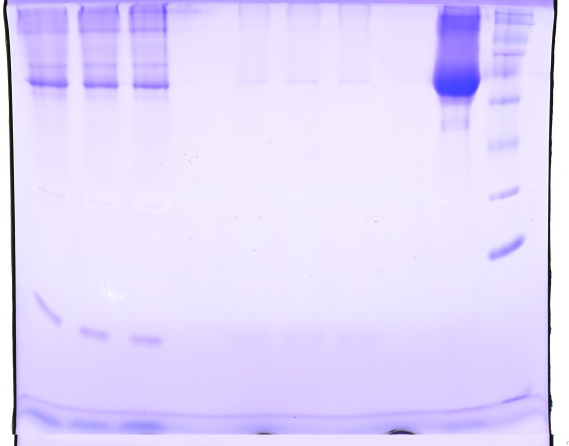
#> input picture BIA_GO.png, 1137 x 892 px (shown at 1/2 size)
$ jupyter execute --allow-errors 'Análise de Gel.ipynb'
#> lines starting #> are read from the running program, lines starting #| are printed output that depends on the picture
**OBJETIVO:** FAZER UM ALGORITMO CAPAZ DE ANALISAR AS COLUNAS DE UMA IMAGEM DE GEL DE CORRIDA E CONSTRUIR UM GRÁFICO COM BASE NA INTENSIDADE DA COR BRANCA DE CADA BANDA.

**Programadores:** André Araújo e Beatriz Borges

**Contato:** andre.araujocaetano.profissional@gmail.com / beatrizborgesribeiro2@gmail.com

## Bibliotecas

**Bibliotecas utilizadas:**

[cell 1]
import random # Gerar números aleatórios
import numpy as np # Cálculo com matrizes
import matplotlib.pyplot as plt # Abrir e gerir gráficos

# Lidar com imagens
from PIL import Image
from skimage import data
from skimage import filters, restoration, util
from skimage.color import rgb2gray
from skimage import io, color
import skimage as ski

## Resumo geral

O **objetivo** do programa codado em python é analisar imagens de géis de corrida de proteína **(SDS-PAGE)**, separados em colunas e analisar a intensidade da luz de cada banda da coluna selecionada para **quantificar** e/ou comparar a presença de proteínas em uma ou mais bandas.

## Funções

[cell 2]
def processamento_imagem(imagem_original, mostrar):
    """Processa a imagem que recebe, transforma na escala de cinza e a devolve em formato de array do numpy

    Args:
      imagem_original: imagem em formato numpy array.
      mostrar: variável do tipo bool que vai definir se no output vai conter ou não a imagem processada.
    """

    altura, largura, channels = imagem_original.shape # Obter os tamanhos da imagem
    print(f"Tamanho da imagem: {largura} x {altura} pixels") # Mostrar os tamanhos da imagem

    gray_image = color.rgb2gray(imagem_original) # Transformar na escala de preto e branco
    gray_image = 1 - gray_image # inverter onde esta branco vira preto e vice versa

    if mostrar == True: # se True então você verá a imagem no output

        plt.imshow(gray_image, cmap='gray')
        plt.title('Imagem em Preto e Branco')
        plt.subplots_adjust(left=1, right=4.0, top=1, bottom=0.2)  # Ajuste das margens
        plt.axis()
        plt.show()

    return gray_image

def recortar_imagem(imagem_cinza, x_coordenadas, y_coordenadas, mostrar):
    """Recorta a imagem que recebe para as bandas que você escolher seguindo a lógica de pixeis

    Args:
      imagem_cinza: imagem tratada em grayscale com a função anterior.
      x_coordenadas: lista contendo os pontos de corte do eixo x.
      y-coordenadas: lista contendo os pontos de corte do eixo y.
      mostrar: variável do tipo bool que vai definir se no output vai conter ou não a imagem cortada.
    """

    x_inicial = x_coordenadas[0] # x começo do recorte
    x_final = x_coordenadas[1] # x  fim do recorte

    y_inicial = y_coordenadas[0] # y começo do recorte
    y_final = y_coordenadas[1] # y fim do recorte

    recorte = imagem_cinza[y_inicial:y_final, x_inicial:x_final] # recortar a imagem tratada nos pontos de interesse

    x_line = recorte.shape[1] // 2 # traçar uma linha no meio da imagem recortada para obter os dados de intensidade de luz

    if mostrar == True: # se sim vai plotar o recorte e o ponto traçado

        fig, axes = plt.subplots(1, 2, figsize=(12, 6))

        # Primeiro gráfico: Recorte da Imagem
        axes[0].imshow(recorte, cmap='gray')
        axes[0].set_title('Recorte da Imagem')
        axes[0].axis('off')

        # Segundo gráfico: Recorte com Linha Traçada
        axes[1].imshow(recorte, cmap='gray')
        axes[1].axvline(x=x_line, color='red', linestyle='-')
        axes[1].set_title('Recorte com Linha Traçada')
        axes[1].axis('off')

        plt.tight_layout()
        plt.show()

    return recorte # imagem recortada

def plotar_resultados(lista_recorte):
    """Utiliza a lista com cada recorte da imagem do gel para plotar os gráficos e comparar as bandas de cada coluna.

    Args:
      lista_recorte: uma lista contendo cada recorte.
    """

    fig, axes = plt.subplots(1, figsize=(12, 2))
    fig.subplots_adjust(left=0.5, right=2.0, top=1, bottom=0.2)  # Ajuste das margens

    colors = ['red','blue','green','purple', 'black']
    #print(colors)

    n = 0

    for i in lista_recorte:

        cor = colors[n]
        n = n + 1

        x_line = i.shape[1] // 2
        y_coords = np.arange(i.shape[0])
        intensidades = i[:, x_line]

        axes.plot(y_coords, intensidades, color= cor, label=f'Coluna {n}')
        axes.set_xlim(0, len(y_coords) - 1)  # Define os limites do eixo x
        #axes.set_ylim(min(intensidades), max(intensidades) + 0.1)  # Define os limites do eixo y

    axes.legend(fontsize=12)

    axes.set_title('Intensidade ao Longo da Linha')
    axes.set_xlabel('Largura da Linha (pixels)')
    axes.set_ylabel('Intensidade')

    for j in lista_recorte:

        fig, eixo = plt.subplots(1, figsize=(8, 1))

        recorte_rotacionado = np.rot90(j)

        # Segundo gráfico (Imagem de Recorte)
        plt.imshow(recorte_rotacionado, aspect='auto', cmap='gray')
        plt.axis('on')

        # Ajusta o layout para que os subplots não se sobreponham
        plt.tight_layout()
        fig.subplots_adjust(left=2, right=3.4, top=0.8, bottom=0.2)  # Ajuste das margens

        # Exibe os gráficos
        plt.show()

def filtro(imagem, tipo_filtro, sigma = 1):
    """Aplica o filtro media ou gaussiana na imagem

    Args:
      imagem: imagem original sem filtro.
      tipo_filtro: string que contem o tipo de filtro que você deseja utilizar.
      sigma: normalmente definido como 1 mas pode utilizar outro para mudar o desempenho do filtro gaussiana.
    """
    imagem_tratada = 0
    if tipo_filtro == 'media':
        imagem_tratada = filters.median(imagem)

    elif tipo_filtro == 'gaussiana':
        imagem_tratada = filters.gaussian(imagem, sigma)

    else:
        print("Filtro não adicionado/existe")

    return imagem_tratada

## Exemplo de uso

### Com mostrar = True

[cell 3]
imagem_original = io.imread('BIA_GO.png') # Abrir imagem
#> imagem_original is the input picture: shape (892, 1137, 4); mean R, G, B, A 226.1, 216.2, 251.9, 255

imagem_rgb = ski.color.rgba2rgb(imagem_original)

teste1 = filtro(imagem_rgb, 'gaussiana', sigma=1) # aplicar um filtro que reduz ruido (media ou gaussiana)

x_1 = [1000-15, 1000+15] # setar onde você quer os cortes no eixo x (primeiro valor é o inicio e o segundo o fim)
y_1 = [10, 700+50] # setar onde você quer os cortes no eixo y (primeiro valor é o inicio e o segundo o fim)

x_2 = [585, 615]
y_2 = [10, 700+50]

x_3 = [285, 315]
y_3 = [10, 700+50]

mostrar = True # Define se quer ou não que apareçam os gráficos do processo (é importante quando estiver definindo onde cortar a imagem)

[cell 4]
imagem_cinza_1 = processamento_imagem(teste1, mostrar) # transformar a imagem em preto e branco com a função processamento_imagem
#| Tamanho da imagem: 1137 x 892 pixels

[cell 5]
recorte_1 = recortar_imagem(imagem_cinza_1, x_1, y_1, mostrar) # usa a função recortar_imagem para criar 3 regiões de recorte na imagem cinza
recorte_2 = recortar_imagem(imagem_cinza_1, x_2, y_2, mostrar)
recorte_3 = recortar_imagem(imagem_cinza_1, x_3, y_3, mostrar)
#> call 3 of recortar_imagem, with mostrar = True
#> in recortar_imagem (call 3), `plt.show()`:
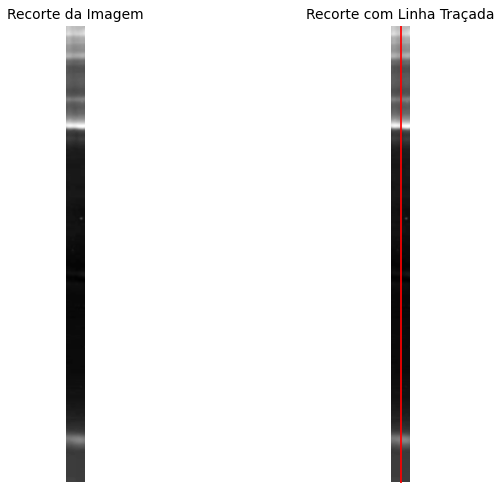
#> figure drawn by matplotlib, 2 panels

[cell 6]
recortes_teste = [recorte_1, recorte_2, recorte_3] # guarda as regiões cortadas em uma lista para plotar os resultados

plotar_resultados(recortes_teste) # usa a função plotar_resultados para visualizar as intensidade de luz em cada banda
#> the loop in plotar_resultados, `for i in lista_recorte: ` made 3 passes
#> cor on passes 1 to 3: 'red', 'blue', 'green'
#> after the loop in plotar_resultados, `for i in lista_recorte:`: n = 3
#> the loop in plotar_resultados, `for j in lista_recorte: ` made 3 passes
#> pass 1, in plotar_resultados, `recorte_rotacionado = np.rot90(j)`:
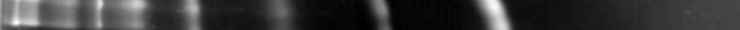
#> recorte_rotacionado: shape (30, 740) float64; min 0.0509, max 0.296, mean 0.106; drawn with min black and max white

### Com mostrar = False

[cell 7]
imagem_original = io.imread('ANDRE_NTC.png') # Abrir imagem
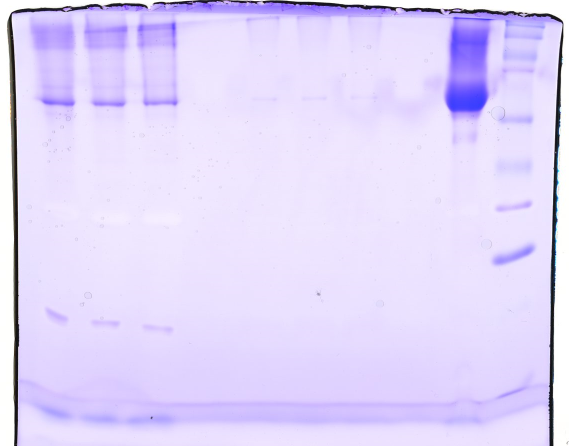
#> input picture ANDRE_NTC.png, 1137 x 892 px (shown at 1/2 size)
#> imagem_original is the input picture: shape (892, 1137, 4); mean R, G, B, A 224.8, 214.3, 250.1, 255

imagem_rgb = ski.color.rgba2rgb(imagem_original)

teste1 = filtro(imagem_rgb, 'gaussiana', sigma=1) # aplicar um filtro que reduz ruido (media ou gaussiana)
#> call 2 of filtro, with tipo_filtro = 'gaussiana', sigma = 1
#> in filtro (call 2), `imagem_tratada = filters.gaussian(imagem, sigma)`:
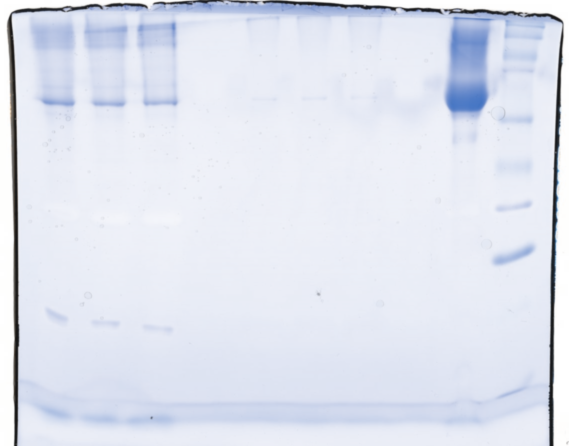
#> imagem_tratada: shape (892, 1137, 3) float64 (shown at 1/2 size); mean R, G, B 0.877, 0.895, 0.941

x_1 = [1010, 1040] # setar onde você quer os cortes no eixo x (primeiro valor é o inicio e o segundo o fim)
y_1 = [30, 700] # setar onde você quer os cortes no eixo y (primeiro valor é o inicio e o segundo o fim)

x_2 = [520, 550]
y_2 = [30, 700]

x_3 = [200, 230]
y_3 = [30, 700]

mostrar = False # Define se quer ou não que apareçam os gráficos do processo (é importante quando estiver definindo onde cortar a imagem)

[cell 8]
recortes_teste = [recorte_1, recorte_2, recorte_3] # guarda as regiões cortadas em uma lista para plotar os resultados

plotar_resultados(recortes_teste) # usa a função plotar_resultados para visualizar as intensidade de luz em cada banda
#> the loop in plotar_resultados (call 2), `for i in lista_recorte: ` made 3 passes
#> the loop in plotar_resultados (call 2), `for j in lista_recorte: ` made 3 passes

## Exemplo de uso dos filtros de redução de ruido

**Objetivo:** Realizar o corte na coluna de escada do gel e plotar ela sem filtro, com filtro de média e com filtro de gaussiana e comparar para ver qual filtro atua melhor.

[cell 9]
imagem_original_sem_filtro = io.imread('ANDRE_NTC.png') # Abrir imagem

imagem_original_sem_filtro = ski.color.rgba2rgb(imagem_original_sem_filtro)

teste_sem_filtro = imagem_original_sem_filtro
teste_com_filtro_gaussiana = filtro(imagem_original_sem_filtro, 'gaussiana', sigma=1)
teste_com_filtro_media = filtro(imagem_original_sem_filtro, 'media', sigma=1)
#> call 4 of filtro, with tipo_filtro = 'media', sigma = 1
#> in filtro (call 4), `imagem_tratada = filters.median(imagem)`:
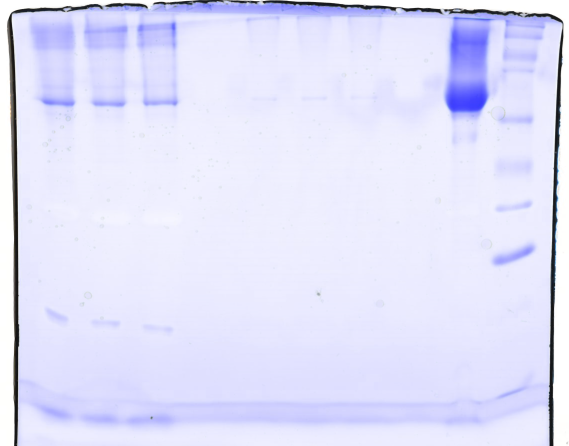
#> imagem_tratada: shape (892, 1137, 3) float64 (shown at 1/2 size); mean R, G, B 0.88, 0.882, 0.979

x_escada = [1010, 1040] # setar onde você quer os cortes no eixo x (primeiro valor é o inicio e o segundo o fim)
y_escada = [30, 700] # setar onde você quer os cortes no eixo y (primeiro valor é o inicio e o segundo o fim)

mostrar = False # Define se quer ou não que apareçam os gráficos do processo (é importante quando estiver definindo onde cortar a imagem)

imagem_cinza_sem_filtro = processamento_imagem(teste_sem_filtro, mostrar) # transformar a imagem em preto e branco com a função processamento_imagem
#| Tamanho da imagem: 1137 x 892 pixels
imagem_cinza_gaussiana = processamento_imagem(teste_com_filtro_gaussiana, mostrar)
#> call 3 of processamento_imagem, with mostrar = False
#| Tamanho da imagem: 1137 x 892 pixels
#> in processamento_imagem (call 3), `gray_image = 1 - gray_image`:
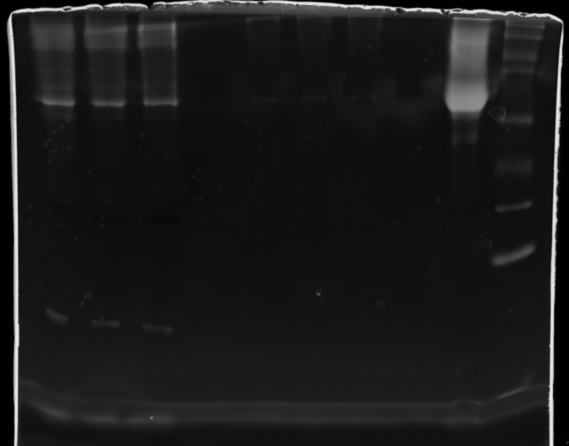
#> gray_image: shape (892, 1137) float64 (shown at 1/2 size); min 0, max 0.926, mean 0.105
imagem_cinza_media = processamento_imagem(teste_com_filtro_media, mostrar)
#| Tamanho da imagem: 1137 x 892 pixels

recorte_1 = recortar_imagem(imagem_cinza_sem_filtro, x_escada, y_escada, mostrar) # usa a função recortar_imagem para criar 3 regiões de recorte na imagem cinza
recorte_2 = recortar_imagem(imagem_cinza_gaussiana, x_escada, y_escada, mostrar)
#> in recortar_imagem (call 5), `recorte = imagem_cinza[y_inicial:y_final, x_inicial:x_final]`:
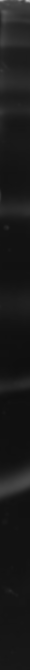
#> recorte: shape (670, 30) float64; min 0.0588, max 0.761, mean 0.105
recorte_3 = recortar_imagem(imagem_cinza_media, x_escada, y_escada, mostrar)

recortes_teste = [recorte_1, recorte_2, recorte_3] # guarda as regiões cortadas em uma lista para plotar os resultados

plotar_resultados(recortes_teste) # usa a função plotar_resultados para visualizar as intensidade de luz em cada banda
#> the loop in plotar_resultados (call 3), `for i in lista_recorte: ` made 3 passes
#> the loop in plotar_resultados (call 3), `for j in lista_recorte: ` made 3 passes
#> pass 1, in plotar_resultados (call 3), `plt.show()`:
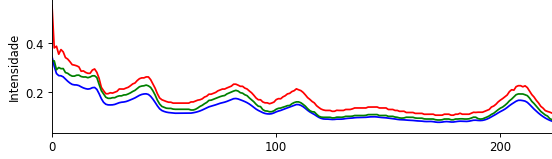
#> figure drawn by matplotlib, 1 panel; curve peaks at x = 0, y = 0.555; curve peaks at x = 0, y = 0.346; curve peaks at x = 1, y = 0.329
#> pass 2, in plotar_resultados (call 3), `recorte_rotacionado = np.rot90(j)`:
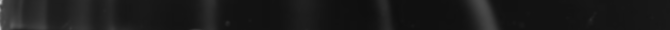
#> recorte_rotacionado: shape (30, 670) float64; min 0.0588, max 0.761, mean 0.105

Como podemos notar ambos os filtros de redução de ruído atuaram muito bem. Tivemos uma grande diferença da coluna 1 (linha vermelha), sem tratamento, para a coluna 2 (linha azul) , que é o filtro utilizando o método da gaussiana, e a coluna 3 (linha verde) que utiliza o filtro das médias.

Em conclusão voce vai ter que variar entre esses dois filtros para o que melhor se adequa nas suas imagens.

# Análise Andre

#> (a cell that did not finish here is left out)

[cell 11]
imagem_cinza_NTC = processamento_imagem(teste1, mostrar) # transformar a imagem em preto e branco com a função processamento_imagem
#| Tamanho da imagem: 1137 x 892 pixels

#> (a cell that did not finish here is left out)

#> (a cell that did not finish here is left out)

# Análise Beatriz

#> (a cell that did not finish here is left out)

#> (a cell that did not finish here is left out)

#> (a cell that did not finish here is left out)

#> (a cell that did not finish here is left out)

#> (a cell that did not finish here is left out)

# Bradford

[cell 19]
bia = [0.03833333, 0.041,0.054667,0.066, 0.085667, 0.115667, 0.136333, 0.181667, 0.205, 0.209667]
#> bia = [0.0383, 0.041, 0.0547, 0.066, 0.0857, 0.116, 0.136, 0.182, 0.205, 0.21]

andre = [0.295333333,0.226, 0.177, 0.193, 0.145667, 0.113667, 0.092, 0.060667, 0.057, 0.032667]
andre.reverse()

certo = [0.0195, 0.04025, 0.063, 0.079, 0.11425, 0.14975, 0.17775, 0.2085, 0.22025, 0.28475]

x = [0.10,0.20,0.30,0.40,0.50,0.60,0.70,0.80,0.90,100]

[cell 20]
plt.figure()
#> (the rest of this cell did not finish here and is left out)

[cell 21]
plt.figure()
#> (the rest of this cell did not finish here and is left out)

[cell 22]
plt.figure()
#> (the rest of this cell did not finish here and is left out)

[cell 23]
import numpy as np
import matplotlib.pyplot as plt
from scipy.optimize import curve_fit

# Dados fornecidos
bia = [0.03833333, 0.041, 0.054667, 0.066, 0.085667, 0.115667, 0.136333, 0.181667, 0.205, 0.209667]
andre = [0.295333333, 0.226, 0.177, 0.193, 0.145667, 0.113667, 0.092, 0.060667, 0.057, 0.032667]
andre.reverse()
certo = [0.0195, 0.04025, 0.063, 0.079, 0.11425, 0.14975, 0.17775, 0.2085, 0.22025, 0.28475]
x = [10, 20, 30, 40, 50, 60, 70, 80, 90, 100]

# Função linear para ajuste
def linear_function(x, a, b):
    return a * x + b

# Ajustar cada conjunto de dados
params_bia, _ = curve_fit(linear_function, x, bia)
params_andre, _ = curve_fit(linear_function, x, andre)
params_certo, _ = curve_fit(linear_function, x, certo)

# Calcular R²
def calculate_r_squared(y, y_fit):
    residuals = y - y_fit
    ss_res = np.sum(residuals**2)
    ss_tot = np.sum((y - np.mean(y))**2)
    r_squared = 1 - (ss_res / ss_tot)
    return r_squared

# Calcular valores ajustados
bia_fit = linear_function(np.array(x), *params_bia)
andre_fit = linear_function(np.array(x), *params_andre)
certo_fit = linear_function(np.array(x), *params_certo)

# Calcular R² para cada ajuste
r2_bia = calculate_r_squared(np.array(bia), bia_fit)
r2_andre = calculate_r_squared(np.array(andre), andre_fit)
r2_certo = calculate_r_squared(np.array(certo), certo_fit)

# Plotar os dados e os ajustes
fig, axs = plt.subplots(1, 3, figsize=(18, 6))

# Plotar bia
axs[0].scatter(x, bia, label='Bia', color='red')
axs[0].plot(x, bia_fit, label=f'Ajuste Linear\nR² = {r2_bia:.2f}', color='blue')
axs[0].set_title('Bia')
axs[0].set_xlabel('x')
axs[0].set_ylabel('y')
axs[0].legend()

# Plotar andre
axs[1].scatter(x, andre, label='Andre', color='red')
axs[1].plot(x, andre_fit, label=f'Ajuste Linear\nR² = {r2_andre:.2f}', color='blue')
axs[1].set_title('Andre')
axs[1].set_xlabel('x')
axs[1].set_ylabel('y')
axs[1].legend()

# Plotar certo
axs[2].scatter(x, certo, label='Certo', color='red')
axs[2].plot(x, certo_fit, label=f'Ajuste Linear\nR² = {r2_certo:.2f}', color='blue')
axs[2].set_title('Certo')
axs[2].set_xlabel('x')
axs[2].set_ylabel('y')
axs[2].legend()

# Mostrar os gráficos
plt.tight_layout()
plt.show()
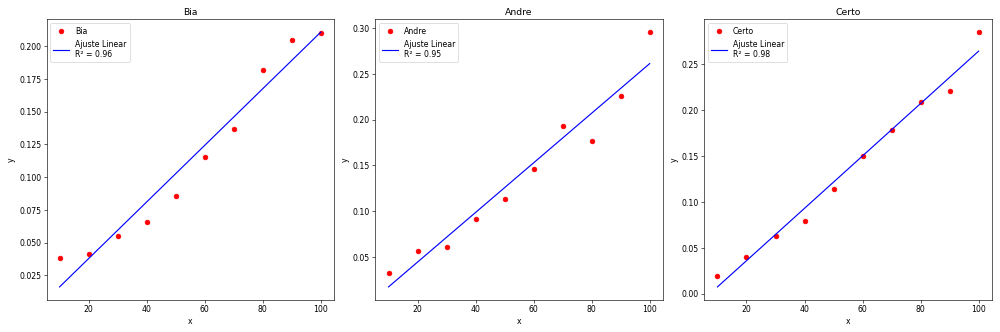
#> figure drawn by matplotlib, 3 panels; panel 1: curve peaks at x = 100, y = 0.211; panel 2: curve peaks at x = 100, y = 0.261; panel 3: curve peaks at x = 100, y = 0.264
